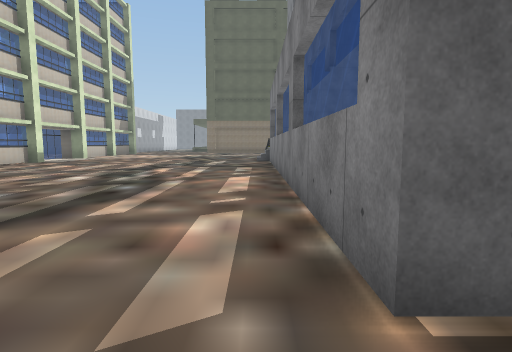
View 1 (above)

18 first-person views from a walk through a scene from a Unity 3-D project. The camera is 1.4 m above the floor, tilts 6° down and sees 80° across. The floor is counted in squares, 2 m on a side. Each view is taken from the middle of a square. On the plan, view 1 faces up. The plan holds only what a view shows up to about 10 squares ahead; the rest is blank. The place goes on beyond the plan. The player character is not drawn. Some surface patterns are stand-ins.

View 2
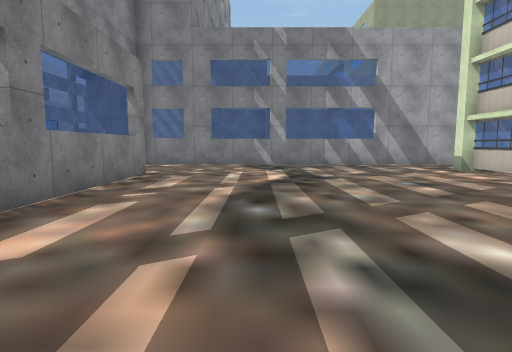

View 3
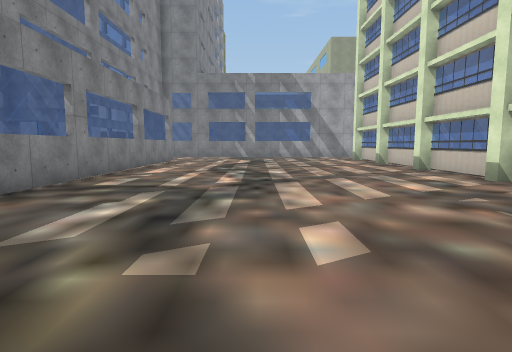

View 4
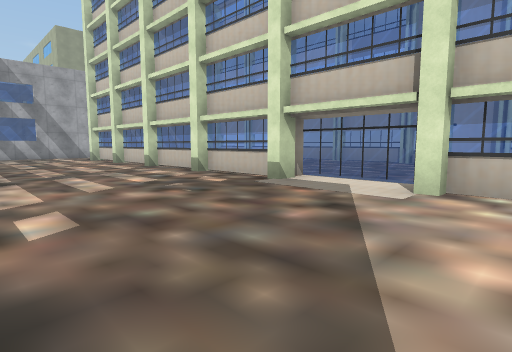

View 5
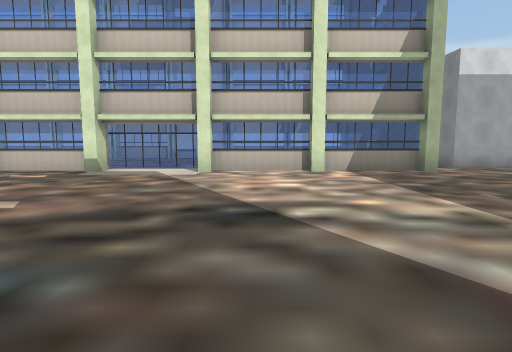

View 6
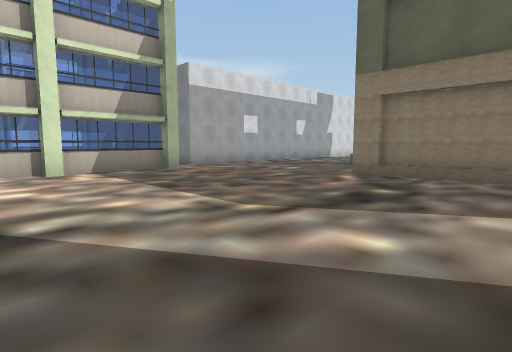

View 7
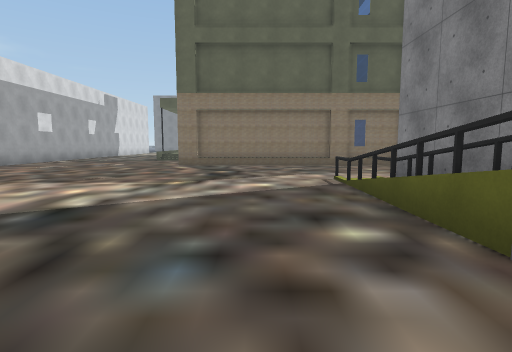

View 8
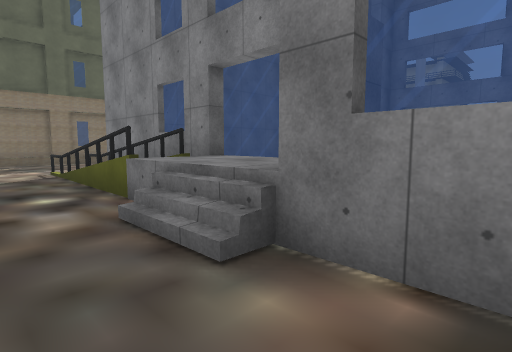

View 9
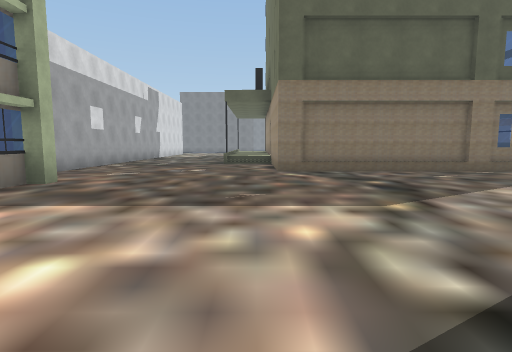

View 10
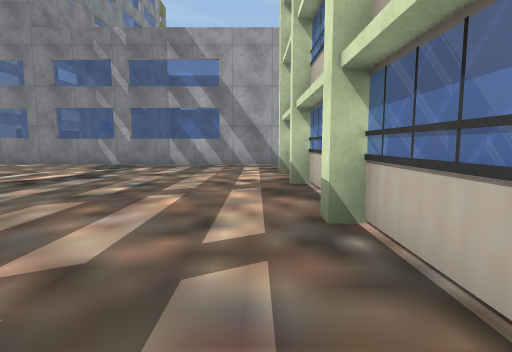

View 11
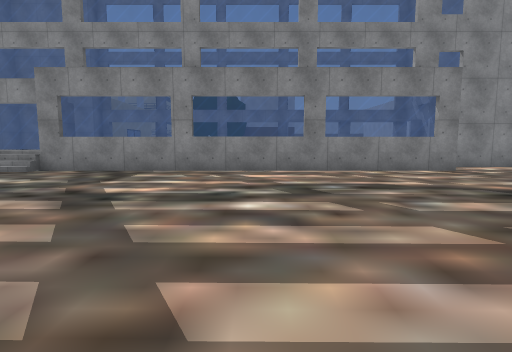

View 12
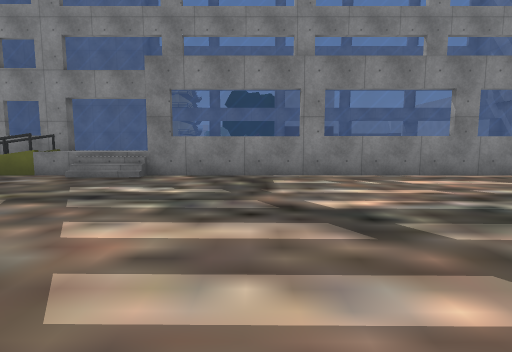

View 13
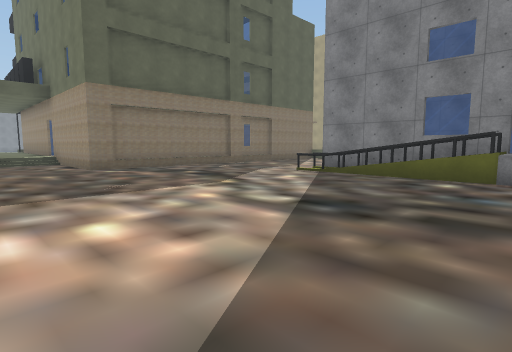

View 14
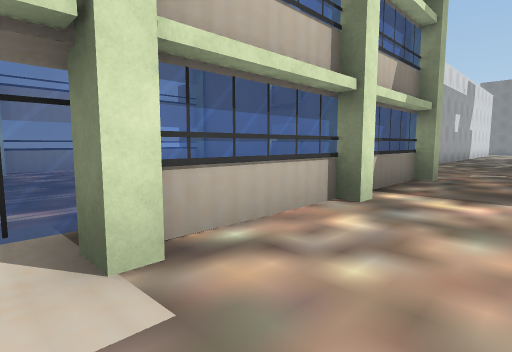

View 15
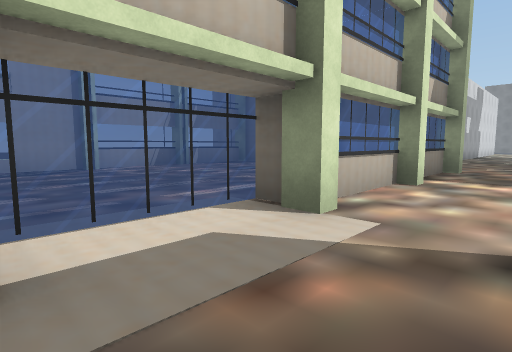

View 16
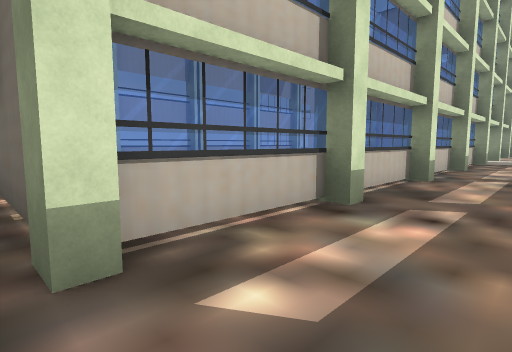

View 17
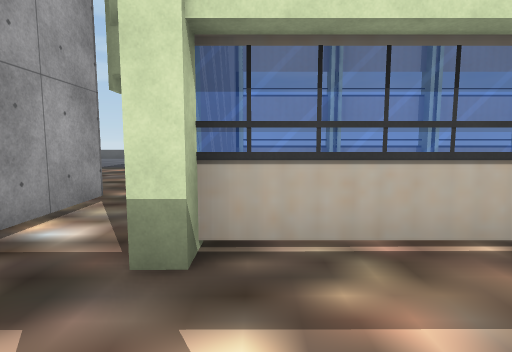

View 18
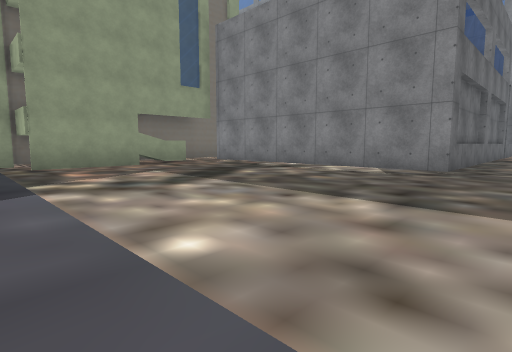

### Floor plan
Key: @ floor where view 1 was taken; # wall or solid block; . main floor; : floor 0.25 m higher than the main floor; - floor 0.25 m lower than the main floor; + floor 0.75 m higher than the main floor; * floor 1.25 m higher than the main floor; / step, stairs or slope; = window, fence, low wall or low ledge; ^ raised ledge; B building.
Columns run from 16 left of view 1 to 2 right of it. Each row starts with its distance up from view 1.
 24        #:::::#
 23        #:::::##
 22        #:::::B#####
 21       ##:::::::::::
 20        ::::::::::::
 19   ######=::::::::::
 18  #     #=::::::::=#
 17  #      =::::::::=#
 16  #      #::::::::##
 15  #     #=::::::..+=
 14  #     #=......../#
 13  #     =......../*=
 12  #     =......../*=
 11        ##........#^
 10         =........#
  9         =........#
  8  #      #........#
  7  #      =........#
  6  #      =........#
  5  #      #........#
  4  #      =........#
  3  #      =........#
  2  #      =........#
  1  #     #=........##
  0  #    ##=.......@.#
 -1  ####^............#
 -2  .###^.############
 -3  ......#
 -4  ......#
 -5 -......#
 -6 -......#
 -7 -......#
 -8 -......#######
 -9 -............
-10 -.....

Where each view was taken, in squares from view 1:
view 1: 0 up, 0 right, facing up
view 2: 8 up, 2 left, facing down
view 3: 14 up, 3 left, facing down
view 4: 15 up, 3 left, facing down-left
view 5: 15 up, 0 right, facing left
view 6: 15 up, 0 right, facing up-left
view 7: 12 up, 1 left, facing up
view 8: 10 up, 1 left, facing up-right
view 9: 14 up, 4 left, facing up
view 10: 8 up, 7 left, facing down
view 11: 6 up, 7 left, facing right
view 12: 9 up, 6 left, facing right
view 13: 13 up, 6 left, facing up-right
view 14: 13 up, 6 left, facing up-left
view 15: 11 up, 6 left, facing up-left
view 16: 1 down, 6 left, facing up-left
view 17: 0 up, 6 left, facing left
view 18: 10 down, 16 left, facing up-right
